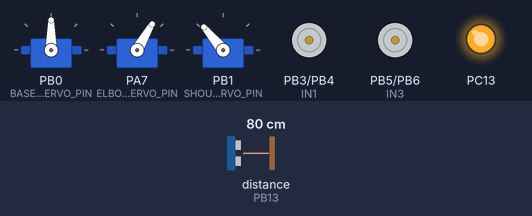
This program was run on a simulated STM32 Blue Pill. Parts: 3 × servo, motor-driver pin pairs drawn as motors (green arrow = first pin HIGH = forward, orange = second pin HIGH = backward, longer = more drive, scaled by the enable pin), output pins drawn as LEDs (lit = HIGH). The inputs (shaded band) are chosen by the test bench; at power-on: distance to the obstacle (sensor on PB13) 80 cm. The echo pulse lasts 58.3 µs per cm.

Above: at 4.2 s.
4.3 s: distance to the obstacle (sensor on PB13) set to 33 cm
5.8 s: distance to the obstacle (sensor on PB13) set to 27 cm
7.5 s: distance to the obstacle (sensor on PB13) set to 11 cm
9.0 s: distance to the obstacle (sensor on PB13) set to 8 cm
At 11.0 s:
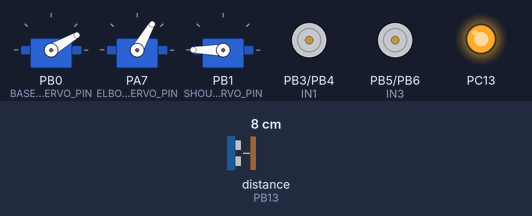
At 17.7 s:
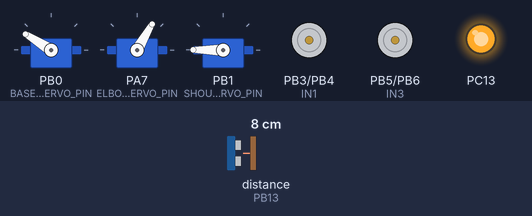
18.0 s: distance to the obstacle (sensor on PB13) set to 18 cm
At 20.4 s:
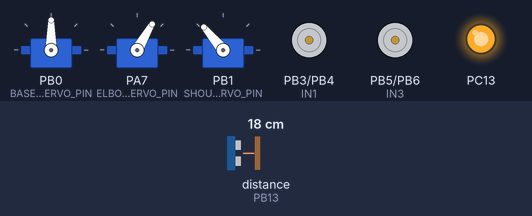
20.7 s: distance to the obstacle (sensor on PB13) set to 4 cm
At 21.5 s:
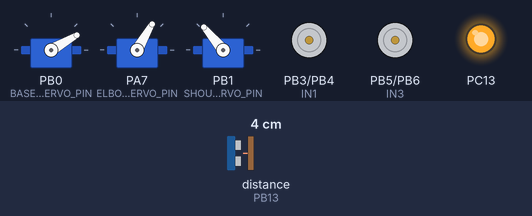
Timing chart, 0 to 24.7 s (numbered marks = the images above; inputs shaded):
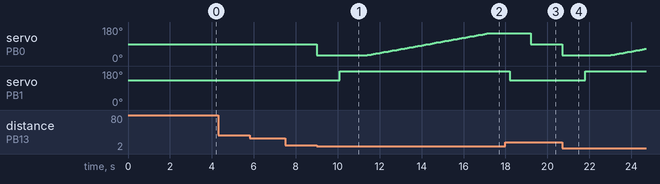

Measured:
- the behaviour switches between 10 and 9 cm on distance to the obstacle (sensor on PB13) (found by bisection; images 0 and 1)
- after the input at 4.3 s, every drawn part: stays the same
- after the input at 7.5 s, every drawn part: stays the same
- after the input at 9.0 s, servo on PB0 (BASE_SERVO_PIN): 90° → 30° at once, → 32° 2.4 s later, → 34° 0.10 s later, → 36° 0.10 s later, … (60 changes in this stretch); servo on PB1 (SHOULDER_SERVO_PIN): 130° → 180° after 1.1 s
- after the input at 18.0 s, servo on PB0 (BASE_SERVO_PIN): goes on until 19.2 s, then stays 90°
- after the input at 20.7 s, servo on PB0 (BASE_SERVO_PIN): 90° → 30° at once, → 32° 2.3 s later, → 34° 0.10 s later, → 36° 0.10 s later, … (18 changes in this stretch); servo on PB1 (SHOULDER_SERVO_PIN): 130° → 180° after 1.1 s

The program:

main.cpp
```cpp
#include <Arduino.h>
#include <HardwareSerial.h>
#include <NewPing.h>
#include <Servo.h>
#include <TaskScheduler.h>

#include "driver.h"
#include "packets.h"
#include "utils.h"

#define ENA PA1
#define IN1 PB3
#define IN2 PB4

#define IN3 PB5
#define IN4 PB6
#define ENB PA0

#define TRIG_PIN PB12
#define ECHO_PIN PB13

#define BASE_SERVO_PIN PB0
#define ELBOW_SERVO_PIN PA7
#define SHOULDER_SERVO_PIN PB1

HardwareSerial debugSerial(PA10, PA9);
HardwareSerial btSerial(PA3, PA2);

DownStream downStream;

Scheduler runner;
Driver driver(ENA, IN1, IN2, ENB, IN3, IN4);

Servo clawServo;
Servo baseServo;
Servo elbowServo;
Servo shoulderServo;

NewPing sonar(TRIG_PIN, ECHO_PIN, 400);

void initArm();
void clearBtSerialBuffer();
void driveCallback();
void sonarTaskCallBack();
void communicationCallback();
void obstacleClearCallback();

bool obstacleDetected = false;
bool clearingStarted = false;
uint8_t breakDistance = 30;
uint8_t collissionDistance = 0;

void setup() {
  driver.init();
  driver.stop();

  pinMode(PC13, OUTPUT);
  digitalWrite(PC13, HIGH);

  baseServo.attach(BASE_SERVO_PIN);
  elbowServo.attach(ELBOW_SERVO_PIN);
  shoulderServo.attach(SHOULDER_SERVO_PIN);

  initArm();

  btSerial.begin(9600);
  debugSerial.begin(9600);
}

unsigned long mainPreviousMillis = 0;
const long mainInterval = 100;

void loop() {
  unsigned long currentMillis = millis();

  if (currentMillis - mainPreviousMillis >= mainInterval) {
    mainPreviousMillis = currentMillis;

    communicationCallback();
    sonarTaskCallBack();

    if ((!obstacleDetected && (collissionDistance > breakDistance || collissionDistance == 0)) || (downStream.reverse && downStream.throttle > 1)) {
      driveCallback();
    } else {
      driver.stop();

      if (collissionDistance < 10 || clearingStarted) {
        clearingStarted = true;
        obstacleClearCallback();
      }
    }
  }
}

void communicationCallback() {
  if (btSerial.available() >= sizeof(DownStream)) {
    btSerial.readBytes((char*)&downStream, sizeof(DownStream));

    btSerial.flush();

    if (downStream.steering > 250) {
      clearBtSerialBuffer();
    }
    printRemoteDownStream(debugSerial, downStream);

  } else {
    if (btSerial.available()) {
      debugSerial.println("bt data");
    } else {
      debugSerial.println("No bt data");
    }
  }
}

void driveCallback() {
  driver.drive(&downStream.throttle, &downStream.steering, &downStream.reverse);
}

uint8_t obstacleCount = 0;

void sonarTaskCallBack() {
  uint8_t distance = sonar.ping_cm(40);

  if (distance > 1 && distance < breakDistance) {
    obstacleCount++;
    if (obstacleCount > 2) {
      obstacleDetected = true;
      collissionDistance = distance;

      debugSerial.print("    detected: ");
      debugSerial.println(distance);
    }
    return;
  }

  debugSerial.print("not detected: ");
  debugSerial.println(distance);

  obstacleCount = 0;
  collissionDistance = 0;
}

unsigned long armPreviousMillis = 0;  // Variable to store the last time an action was performed
int step = 0;                         // Step counter to track which part of the sequence to execute next
int i = 30;                           // Initial position for baseServo

void obstacleClearCallback() {
  unsigned long currentMillis = millis();

  switch (step) {
    case 0:
      if (currentMillis - armPreviousMillis >= 1000) {
        baseServo.write(30);
        armPreviousMillis = currentMillis;
        step++;
      }
      break;

    case 1:
      if (currentMillis - armPreviousMillis >= 1000) {
        shoulderServo.write(180);
        armPreviousMillis = currentMillis;
        step++;
      }
      break;

    case 2:
      if (currentMillis - armPreviousMillis >= 1000) {
        elbowServo.write(60);
        armPreviousMillis = currentMillis;
        step++;
      }
      break;

    case 3:
      if (i < 150) {
        if (currentMillis - armPreviousMillis >= 15) {
          baseServo.write(i);
          i += 2;
          armPreviousMillis = currentMillis;
        }
      } else {
        i = 30;
        step++;
      }
      break;

    case 4:
      if (currentMillis - armPreviousMillis >= 1000) {
        shoulderServo.write(130);
        armPreviousMillis = currentMillis;
        step++;
      }
      break;

    case 5:
      if (currentMillis - armPreviousMillis >= 1000) {
        baseServo.write(90);
        armPreviousMillis = currentMillis;
        step = 0;
        obstacleDetected = false;  // Reset flag
        clearingStarted = false;
      }
      break;
  }
}

void initArm() {
  shoulderServo.write(130);
  delay(1000);
  elbowServo.write(60);
  delay(1000);
  baseServo.write(90);
  delay(1000);
}

void clearBtSerialBuffer() {
  while (btSerial.available() > 0) {  // While there is data in the buffer
    btSerial.read();                  // Read and discard each byte
  }
}
```

packets.h
```cpp
#ifndef PACKETS_H
#define PACKETS_H

#include <Arduino.h>

/* #pragma pack(1)
struct DownStream {
  bool reverse;
  int16_t steering;
  uint8_t throttle;
  uint8_t brakeDistance;
}; */

#pragma pack(1)
struct DownStream {
  bool reverse;
  int16_t steering;
  uint8_t throttle;
  uint8_t brakeDistance;
};

#endif
```

utils.h
```cpp
#ifndef UTILS_H
#define UTILS_H

#include <HardwareSerial.h>

#include "packets.h"

void printRemoteDownStream(HardwareSerial &debugSerial, DownStream &downStream);

#endif
```

utils.cpp
```cpp
#include "utils.h"

void printRemoteDownStream(HardwareSerial &debugSerial, DownStream &downStream) {
  debugSerial.print("Steering: " + String(downStream.steering) + " ");
  debugSerial.print("Throttle: " + String(downStream.throttle) + " ");
  debugSerial.println("Reverse: " + String(downStream.reverse) + " ");
  // debugSerial.print("Mode: " + String(downStream.mode) + " ");
  // debugSerial.print("Pot L: " + String(downStream.potL) + " ");
  // debugSerial.print("Pot R: " + String(downStream.potR));
  // debugSerial.println("Pot M: " + String(downStream.potM));
}
```

driver.h
```cpp
#ifndef DRIVER_H
#define DRIVER_H

#include <Arduino.h>

class Driver {
 private:
  uint8_t ENA;
  uint8_t IN1;
  uint8_t IN2;
  uint8_t ENB;
  uint8_t IN3;
  uint8_t IN4;

 public:
  Driver(uint8_t ENA, uint8_t IN1, uint8_t IN2, uint8_t ENB, uint8_t IN3, uint8_t IN4);
  void init();
  void drive(uint8_t *throttle, int16_t *steering, bool *reverse);
  void stop();
};

#endif
```

driver.cpp
```cpp
#include "driver.h"

Driver::Driver(uint8_t ENA, uint8_t IN1, uint8_t IN2, uint8_t ENB, uint8_t IN3, uint8_t IN4) {
  this->ENA = ENA;
  this->IN1 = IN1;
  this->IN2 = IN2;
  this->ENB = ENB;
  this->IN3 = IN3;
  this->IN4 = IN4;
}

void Driver::init() {
  pinMode(ENA, OUTPUT);
  pinMode(IN1, OUTPUT);
  pinMode(IN2, OUTPUT);
  pinMode(ENB, OUTPUT);
  pinMode(IN3, OUTPUT);
  pinMode(IN4, OUTPUT);
}

void Driver::drive(uint8_t *throttle, int16_t *steering, bool *reverse) {
  int leftMotorSpeed = *throttle - *steering;
  int rightMotorSpeed = *throttle + *steering;

  leftMotorSpeed = constrain(leftMotorSpeed, 0, 255);
  rightMotorSpeed = constrain(rightMotorSpeed, 0, 255);

  if (*reverse) {
    digitalWrite(IN1, LOW);
    digitalWrite(IN2, HIGH);
    digitalWrite(IN3, LOW);
    digitalWrite(IN4, HIGH);
  } else {
    digitalWrite(IN1, HIGH);
    digitalWrite(IN2, LOW);
    digitalWrite(IN3, HIGH);
    digitalWrite(IN4, LOW);
  }

  if (*throttle > 0) {
    analogWrite(ENA, leftMotorSpeed);
    analogWrite(ENB, rightMotorSpeed);
  } else {
    analogWrite(ENA, 0);
    analogWrite(ENB, 0);
  }
}

void Driver::stop() {
  analogWrite(ENA, 0);
  analogWrite(ENB, 0);

  digitalWrite(IN1, LOW);
  digitalWrite(IN2, LOW);
  digitalWrite(IN3, LOW);
  digitalWrite(IN4, LOW);
}
```
